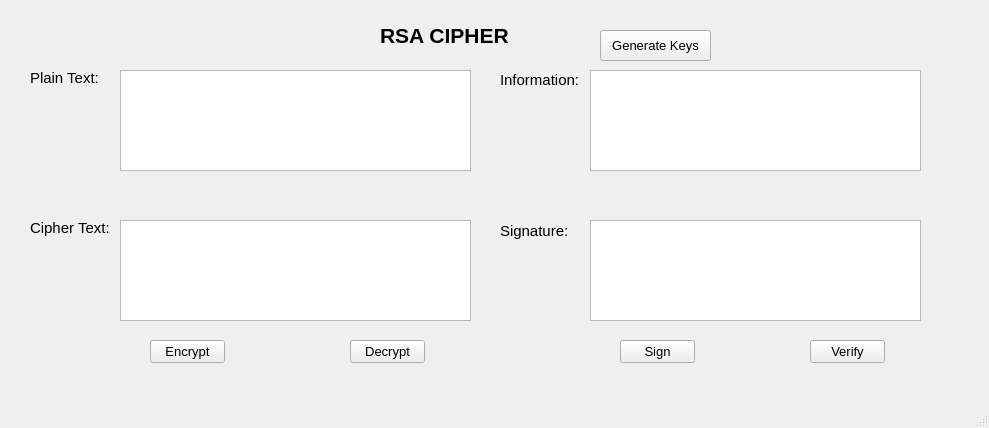
<?xml version="1.0" encoding="UTF-8"?>
<ui version="4.0">
 <class>MainWindow</class>
 <widget class="QMainWindow" name="MainWindow">
  <property name="geometry">
   <rect>
    <x>0</x>
    <y>0</y>
    <width>989</width>
    <height>428</height>
   </rect>
  </property>
  <property name="windowTitle">
   <string>MainWindow</string>
  </property>
  <widget class="QWidget" name="centralwidget">
   <widget class="QLabel" name="label">
    <property name="geometry">
     <rect>
      <x>380</x>
      <y>10</y>
      <width>131</width>
      <height>51</height>
     </rect>
    </property>
    <property name="font">
     <font>
      <pointsize>16</pointsize>
      <weight>75</weight>
      <bold>true</bold>
     </font>
    </property>
    <property name="text">
     <string>RSA CIPHER</string>
    </property>
   </widget>
   <widget class="QLabel" name="label_2">
    <property name="geometry">
     <rect>
      <x>30</x>
      <y>70</y>
      <width>71</width>
      <height>16</height>
     </rect>
    </property>
    <property name="font">
     <font>
      <pointsize>11</pointsize>
     </font>
    </property>
    <property name="text">
     <string>Plain Text:</string>
    </property>
   </widget>
   <widget class="QLabel" name="label_3">
    <property name="geometry">
     <rect>
      <x>30</x>
      <y>220</y>
      <width>81</width>
      <height>16</height>
     </rect>
    </property>
    <property name="font">
     <font>
      <pointsize>11</pointsize>
     </font>
    </property>
    <property name="text">
     <string>Cipher Text:</string>
    </property>
   </widget>
   <widget class="QLabel" name="label_4">
    <property name="geometry">
     <rect>
      <x>500</x>
      <y>70</y>
      <width>81</width>
      <height>20</height>
     </rect>
    </property>
    <property name="font">
     <font>
      <pointsize>11</pointsize>
     </font>
    </property>
    <property name="text">
     <string>Information:</string>
    </property>
   </widget>
   <widget class="QLabel" name="label_5">
    <property name="geometry">
     <rect>
      <x>500</x>
      <y>220</y>
      <width>71</width>
      <height>21</height>
     </rect>
    </property>
    <property name="font">
     <font>
      <pointsize>11</pointsize>
     </font>
    </property>
    <property name="text">
     <string>Signature:</string>
    </property>
   </widget>
   <widget class="QTextEdit" name="txt_plain_text">
    <property name="geometry">
     <rect>
      <x>120</x>
      <y>70</y>
      <width>351</width>
      <height>101</height>
     </rect>
    </property>
   </widget>
   <widget class="QTextEdit" name="txt_cipher_text">
    <property name="geometry">
     <rect>
      <x>120</x>
      <y>220</y>
      <width>351</width>
      <height>101</height>
     </rect>
    </property>
   </widget>
   <widget class="QTextEdit" name="txt_info">
    <property name="geometry">
     <rect>
      <x>590</x>
      <y>70</y>
      <width>331</width>
      <height>101</height>
     </rect>
    </property>
   </widget>
   <widget class="QTextEdit" name="txt_sign">
    <property name="geometry">
     <rect>
      <x>590</x>
      <y>220</y>
      <width>331</width>
      <height>101</height>
     </rect>
    </property>
   </widget>
   <widget class="QPushButton" name="btn_gen_keys">
    <property name="geometry">
     <rect>
      <x>600</x>
      <y>30</y>
      <width>111</width>
      <height>31</height>
     </rect>
    </property>
    <property name="font">
     <font>
      <pointsize>10</pointsize>
     </font>
    </property>
    <property name="text">
     <string>Generate Keys</string>
    </property>
   </widget>
   <widget class="QPushButton" name="btn_encrypt">
    <property name="geometry">
     <rect>
      <x>150</x>
      <y>340</y>
      <width>75</width>
      <height>23</height>
     </rect>
    </property>
    <property name="font">
     <font>
      <pointsize>10</pointsize>
     </font>
    </property>
    <property name="text">
     <string>Encrypt</string>
    </property>
   </widget>
   <widget class="QPushButton" name="btn_decrypt">
    <property name="geometry">
     <rect>
      <x>350</x>
      <y>340</y>
      <width>75</width>
      <height>23</height>
     </rect>
    </property>
    <property name="font">
     <font>
      <pointsize>10</pointsize>
     </font>
    </property>
    <property name="text">
     <string>Decrypt</string>
    </property>
   </widget>
   <widget class="QPushButton" name="btn_sign">
    <property name="geometry">
     <rect>
      <x>620</x>
      <y>340</y>
      <width>75</width>
      <height>23</height>
     </rect>
    </property>
    <property name="font">
     <font>
      <pointsize>10</pointsize>
     </font>
    </property>
    <property name="text">
     <string>Sign</string>
    </property>
   </widget>
   <widget class="QPushButton" name="btn_verify">
    <property name="geometry">
     <rect>
      <x>810</x>
      <y>340</y>
      <width>75</width>
      <height>23</height>
     </rect>
    </property>
    <property name="font">
     <font>
      <pointsize>10</pointsize>
     </font>
    </property>
    <property name="text">
     <string>Verify</string>
    </property>
   </widget>
  </widget>
  <widget class="QMenuBar" name="menubar">
   <property name="geometry">
    <rect>
     <x>0</x>
     <y>0</y>
     <width>989</width>
     <height>21</height>
    </rect>
   </property>
  </widget>
  <widget class="QStatusBar" name="statusbar"/>
 </widget>
 <resources/>
 <connections/>
</ui>
